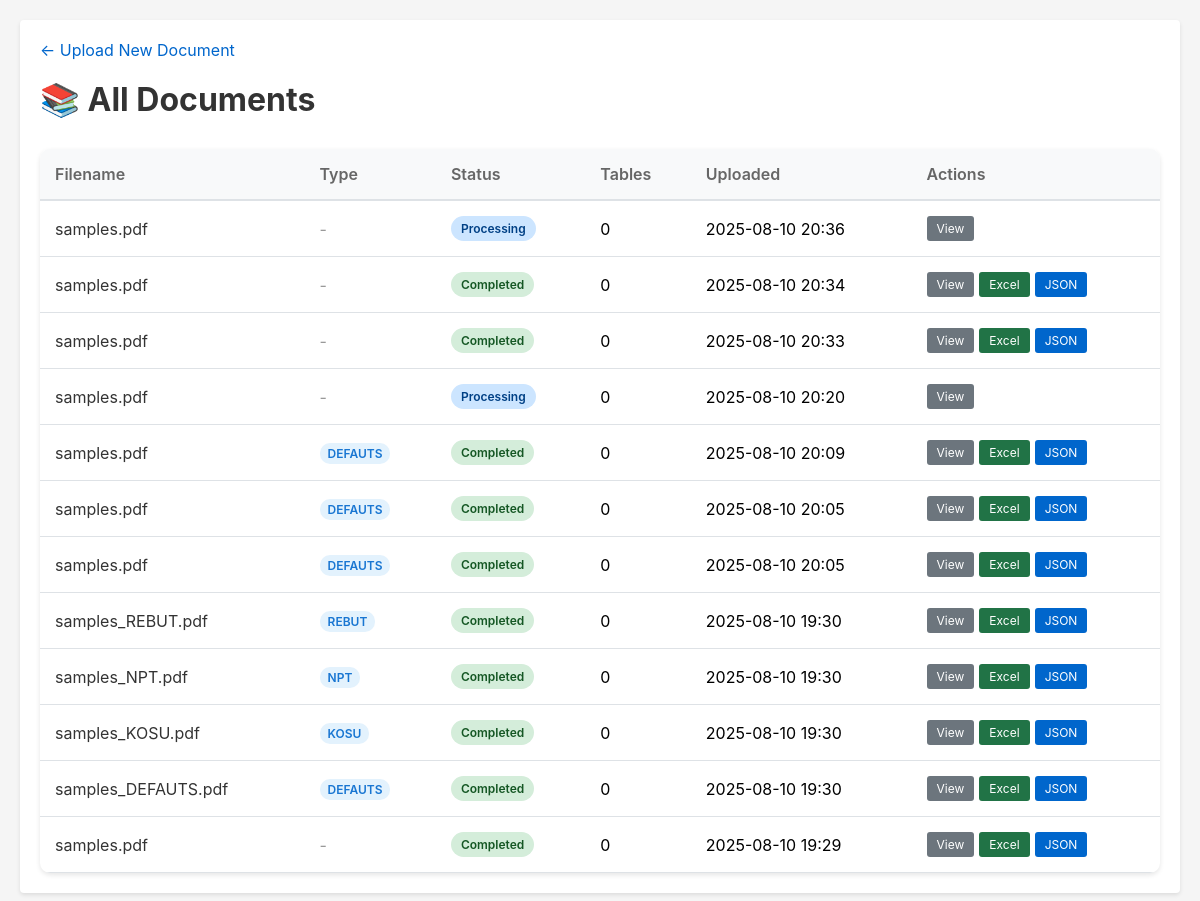
/documents/, run on the app's committed database.
### ocrapp/models.py (models this page shows, shortened)
class Document(models.Model):
    STATUS_CHOICES = [
        ('PENDING', 'Pending Processing'),
        ('PROCESSING', 'Processing'),
        ('COMPLETED', 'Completed'),
        ('FAILED', 'Failed'),
    ]
    file = models.FileField(
        upload_to='uploads/%Y/%m/%d/',
        help_text="Uploaded PDF file"
    )
    original_filename = models.CharField(
        max_length=255,
        help_text="Original name of the uploaded file"
    )
    document_type = models.ForeignKey(
        DocumentType,
        on_delete=models.SET_NULL,
        null=True,
        blank=True,
        help_text="Type of document (NPT, Rebut, Defauts, Kosu)"
    )
    status = models.CharField(
        max_length=20,
        choices=STATUS_CHOICES,
        default='PENDING',
        help_text="Current processing status"
    )
    error_message = models.TextField(
        blank=True,
        help_text="Error message if processing failed"
    )
    extracted_data = models.JSONField(
        default=dict,
        blank=True,
        help_text="Extracted table data in JSON format"
    )
    table_count = models.IntegerField(
        default=0,
        help_text="Number of tables extracted"
    )
    excel_file = models.FileField(
        upload_to='exports/excel/%Y/%m/%d/',
        blank=True,
        null=True,
        help_text="Generated Excel file"
    )
    json_file = models.FileField(
        upload_to='exports/json/%Y/%m/%d/',
        blank=True,
        null=True,
        help_text="Generated JSON file"
    )
    uploaded_at = models.DateTimeField(auto_now_add=True)
    processed_at = models.DateTimeField(null=True, blank=True)
    class Meta:
        verbose_name = 'Document'
        verbose_name_plural = 'Documents'
        ordering = ['-uploaded_at']

class DocumentType(models.Model):
    TYPE_CHOICES = [
        ('NPT', 'NPT'),
        ('REBUT', 'Rebut'),
        ('DEFAUTS', 'Defauts'),
        ('KOSU', 'Kosu'),
    ]
    type_code = models.CharField(
        max_length=20,
        choices=TYPE_CHOICES,
        unique=True,
        help_text="Document type identifier"
    )
    description = models.TextField(
        blank=True,
        help_text="Description of the document type and its structure"
    )
    created_at = models.DateTimeField(auto_now_add=True)
    class Meta:
        verbose_name = 'Document Type'
        verbose_name_plural = 'Document Types'
        ordering = ['type_code']

### ocrapp/views.py (the view)
# urls.py: path('documents/', views.document_list, name='document_list'),
def document_list(request: HttpRequest) -> HttpResponse:
    documents = Document.objects.all().select_related('document_type')
    context = {
        'documents': documents,
    }
    return render(request, 'ocrapp/document_list.html', context)

### ocrapp/templates/ocrapp/document_list.html (shortened to what this page needs)
{% load static %}
<!DOCTYPE html>
<html lang="en">
<head>
    <link rel="stylesheet" href="{% static 'styles.css' %}">
</head>
<body>
    <div class="container">
        <div class="nav-links">
            <a href="{% url 'upload_file' %}">← Upload New Document</a>
        </div>
        <h1>📚 All Documents</h1>
        {% if documents %}
        <div class="documents-table">
            <table>
                <thead>
                    <tr>
                        <th>Filename</th>
                        <th>Type</th>
                        <th>Status</th>
                        <th>Tables</th>
                        <th>Uploaded</th>
                        <th>Actions</th>
                    </tr>
                </thead>
                <tbody>
                    {% for document in documents %}
                    <tr>
                        <td>
                            <a href="{% url 'document_detail' document.pk %}" style="color: #333; text-decoration: none;">
                                {{ document.original_filename|truncatechars:50 }}
                            </a>
                        </td>
                        <td>
                            {% if document.document_type %}
                            <span class="type-badge">{{ document.document_type.type_code }}</span>
                            {% else %}
                            <span style="color: #999;">-</span>
                            {% endif %}
                        </td>
                        <td>
                            <span class="status-badge status-{{ document.status|lower }}">
                                {{ document.get_status_display }}
                            </span>
                        </td>
                        <td>{{ document.table_count }}</td>
                        <td>{{ document.uploaded_at|date:"Y-m-d H:i" }}</td>
                        <td>
                            <div class="action-buttons">
                                <a href="{% url 'document_detail' document.pk %}" class="btn-small btn-view">View</a>
                                {% if document.excel_file %}
                                <a href="{% url 'download_excel' document.pk %}" class="btn-small btn-excel">Excel</a>
                                {% endif %}
                                {% if document.json_file %}
                                <a href="{% url 'download_json' document.pk %}" class="btn-small btn-json">JSON</a>
                                {% endif %}
                            </div>
                        </td>
                    </tr>
                    {% endfor %}
                </tbody>
            </table>
        </div>
        {% endif %}
    </div>
</body>
</html>

### static/styles.css (style rules this page uses)
body { font-family: Arial, sans-serif; background-color: #f5f5f5; margin: 0; padding: 0; }
.container { max-width: 800px; margin: 40px auto; padding: 20px; background-color: #fff; box-shadow: 0 2px 4px rgba(0, 0, 0, 0.1); border-radius: 4px; }
h1 { margin-top: 0; color: #333; }
a { color: #007bff; text-decoration: none; }

### ocrapp/templates/ocrapp/document_list.html (style rules this page uses)
body { font-family: -apple-system, BlinkMacSystemFont, 'Segoe UI', Roboto, Oxygen, Ubuntu, sans-serif; background: #f5f5f5; margin: 0; padding: 20px; }
.container { max-width: 1200px; margin: 0 auto; }
h1 { color: #333; margin-bottom: 30px; }
.nav-links { margin-bottom: 20px; }
.nav-links a { color: #0066cc; text-decoration: none; margin-right: 20px; }
.documents-table { background: white; border-radius: 10px; box-shadow: 0 2px 5px rgba(0,0,0,0.1); overflow: hidden; }
table { width: 100%; border-collapse: collapse; }
th { background: #f8f9fa; padding: 15px; text-align: left; font-weight: 600; color: #666; border-bottom: 2px solid #dee2e6; }
td { padding: 15px; border-bottom: 1px solid #dee2e6; }
.status-badge { display: inline-block; padding: 5px 10px; border-radius: 15px; font-size: 12px; font-weight: 600; }
.status-completed { background: #d4edda; color: #155724; }
.status-processing { background: #cce5ff; color: #004085; }
.type-badge { display: inline-block; padding: 3px 8px; background: #e3f2fd; color: #1976d2; border-radius: 10px; font-size: 12px; font-weight: 600; }
.action-buttons { display: flex; gap: 5px; }
.btn-small { padding: 5px 10px; border: none; border-radius: 3px; text-decoration: none; font-size: 12px; cursor: pointer; transition: all 0.3s; }
.btn-view { background: #6c757d; color: white; }
.btn-excel { background: #217346; color: white; }
.btn-json { background: #0066cc; color: white; }

### data on the page
Document: original_filename "samples.pdf", status "Processing", table_count "0", uploaded_at "2025-08-10 20:36"
Document: original_filename "samples.pdf", status "Completed", table_count "0", uploaded_at "2025-08-10 20:34", shows "Excel", shows "JSON"
Document: original_filename "samples.pdf", status "Completed", table_count "0", uploaded_at "2025-08-10 20:33", shows "Excel", shows "JSON"
Document: original_filename "samples.pdf", status "Processing", table_count "0", uploaded_at "2025-08-10 20:20"
Document: original_filename "samples.pdf", document_type.type_code "DEFAUTS", status "Completed", table_count "0", uploaded_at "2025-08-10 20:09", shows "Excel", shows "JSON"
Document: original_filename "samples.pdf", document_type.type_code "DEFAUTS", status "Completed", table_count "0", uploaded_at "2025-08-10 20:05", shows "Excel", shows "JSON"
Document: original_filename "samples.pdf", document_type.type_code "DEFAUTS", status "Completed", table_count "0", uploaded_at "2025-08-10 20:05", shows "Excel", shows "JSON"
Document: original_filename "samples_REBUT.pdf", document_type.type_code "REBUT", status "Completed", table_count "0", uploaded_at "2025-08-10 19:30", shows "Excel", shows "JSON"
Document: original_filename "samples_NPT.pdf", document_type.type_code "NPT", status "Completed", table_count "0", uploaded_at "2025-08-10 19:30", shows "Excel", shows "JSON"
Document: original_filename "samples_KOSU.pdf", document_type.type_code "KOSU", status "Completed", table_count "0", uploaded_at "2025-08-10 19:30", shows "Excel", shows "JSON"
Document: original_filename "samples_DEFAUTS.pdf", document_type.type_code "DEFAUTS", status "Completed", table_count "0", uploaded_at "2025-08-10 19:30", shows "Excel", shows "JSON"
Document: original_filename "samples.pdf", status "Completed", table_count "0", uploaded_at "2025-08-10 19:29", shows "Excel", shows "JSON"
